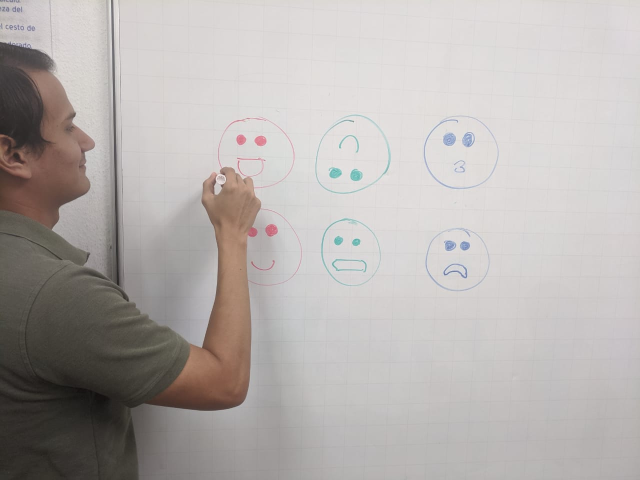
#> input picture emoji_draw.jpeg, 1280 x 960 px (shown at 1/2 size)
$ python emoji_segmentation.py --image emoji_draw.jpeg   (older library calls are emulated)
#> lines starting #> are read from the running program, lines starting #| are printed output that depends on the picture; after the words box and inside, x2 and y2 are one past the last pixel; in counts of white or black regions, pixels touching at a corner belong together
import os
import numpy as np
from cv2 import cv2
from skin_detector.cv_helpers import plt_show_img, start_cv_video

RGB_RED = (255, 0, 0)
RGB_BLUE = (0, 255, 0)
RGB_GREEN = (0, 0, 255)

def emoji_segmentation(img):
    """Finds circles in an image.

    Parameters:
        img -- The input image

    Returns:
        List[(int, int, int)] -- List of center and radius of found circles (x,y,r)
        binary image -- mask with areas of found circles
        image -- Original image with found circles drawn on it
    """
    original = img.copy()
    kernel = np.ones((3,3),np.uint8)

    img = apply_sobel(img)
    img = grayscale_binarization(img, threshold=10, bin_val=255)
    img = cv2.morphologyEx(img, cv2.MORPH_CLOSE, kernel, 2)

    circles = obtain_circle_positions(img)
    drawn_circles, mask = draw_circles(circles, original, 'squares', 1.2)

    return circles, mask, drawn_circles

def get_circle_regions(img, circles, shift=1):
    """Crops areas according to the positions of the given circles.

    Parameters:
        img -- The input image
        circles -- List[(int, int, int)]: The list of positions and radius of circles
        shift -- int: the radius multiplier (default=1)

    Return:
        List[(image, (int,int,int))] -- A list of cropped images with its coordinates (x,y,r)
    """
    crops = []
    if circles is None or len(circles) == 0: return []
    for circle in circles:
        x, y, r = circle
        r = int(r * shift)
        top = y-r if y-r >= 0 else 0
        bottom = y+r if y+r < img.shape[0] else img.shape[0]-1
        left = x-r if x-r >= 0 else 0
        right = x+r if x+r < img.shape[1] else img.shape[1]-1
        crop = img[top:bottom,left:right].copy()
        crops.append((crop, circle))

    return crops

def export_circle_regions(regions, j):
    try:
        os.mkdir('roi/')
    except Exception as e:
        print(e)

    n = len(os.listdir('roi/'))
    for i, crop in enumerate(regions):
        try:
            img, _ = crop
            bgr = cv2.cvtColor(img, cv2.COLOR_RGB2BGR)
            cv2.imwrite(os.path.join('roi', f'{i + n}_{j}.jpg'), bgr)
        except Exception as e:
            print(e)


def obtain_circle_positions(img):
    try:
        circles = cv2.HoughCircles(img, cv2.HOUGH_GRADIENT, 1.8, minDist=90, maxRadius=190, minRadius=30)#minDist=200, param1=30, param2=45, minRadius=0, maxRadius=0)
    except Exception as e:
        print(e)

    print("Finding circles...")
    if circles is not None:
        # convert the (x, y) coordinates and radius of the circles to integers
        circles = np.round(circles[0, :]).astype("int")
    return circles

def draw_circles(circles, original, type='circles', shift=1):
    mask = np.zeros((original.shape[0], original.shape[1], 3), 'uint8')
    if circles is not None:
        for (x, y, r) in circles:
            r = int(r * shift)
            cv2.circle(mask, (x, y), r, (1,1,1), -1)
            if type == 'squares':
                cv2.rectangle(original, (x - r, y - r), (x + r, y + r), RGB_BLUE, 3)
            else:
                cv2.circle(original, (x, y), r, RGB_GREEN, 4)
            cv2.rectangle(original, (x - 5, y - 5), (x + 5, y + 5), RGB_GREEN, -1)

    return original, mask

def grayscale_binarization(img, threshold=127, bin_val=255):
    _ , img = cv2.threshold(img, threshold, bin_val, cv2.THRESH_BINARY)
    return img

def apply_sobel(img, *params):
    ddepth = cv2.CV_16S
    scale = 1
    delta = 0
    kernel_size = 3

    img = cv2.GaussianBlur(img, (5, 5), cv2.BORDER_DEFAULT)
    img = cv2.cvtColor(img, cv2.COLOR_RGB2GRAY)

    grad_x = cv2.Sobel(img, ddepth, 1, 0, ksize=kernel_size, scale=scale, delta=delta, borderType=cv2.BORDER_DEFAULT)
    grad_y = cv2.Sobel(img, ddepth, 0, 1, ksize=kernel_size, scale=scale, delta=delta, borderType=cv2.BORDER_DEFAULT)
    abs_grad_x = cv2.convertScaleAbs(grad_x)
    abs_grad_y = cv2.convertScaleAbs(grad_y)

    new_image = cv2.addWeighted(abs_grad_x, 0.5, abs_grad_y, 0.5, 0)
    #new_image = cv2.Sobel(img, cv2.CV_16S, 1, 0, ksize=3)

    return new_image

if __name__ == '__main__':
    import argparse

    parser = argparse.ArgumentParser(description='Emoji segmentation')
    parser.add_argument('-i', '--image', type=str, action='store', dest='src_img', required=True, help='The input image')
    parser.add_argument('-s', '--save', action='store_true', dest='store', help='Store output?')
    args = parser.parse_args()

    try:
        img = cv2.imread(args.src_img, cv2.IMREAD_COLOR)
#> img is the input picture: shape (960, 1280, 3); mean B, G, R 173.9, 176.2, 181.2
        img = cv2.cvtColor(img, cv2.COLOR_BGR2RGB)
        circles, mask, drawn = emoji_segmentation(img)
#> in apply_sobel, `grad_y = cv2.Sobel(img, ddepth, 0, 1, ksize=kernel_size, scale=scale, ..`:
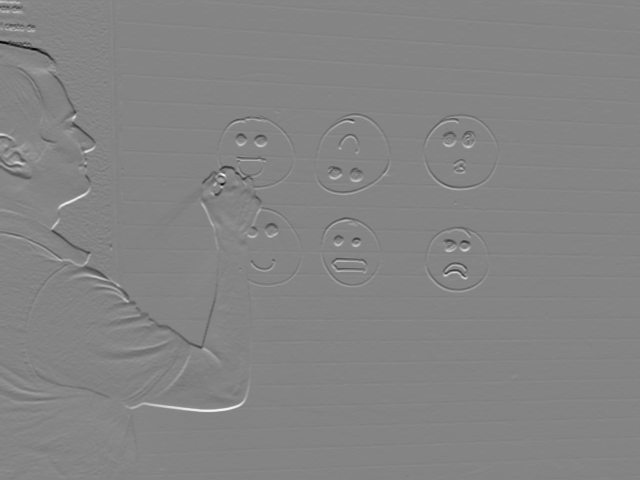
#> grad_y: shape (960, 1280) int16 (shown at 1/2 size); min -197, max 181, mean -0.6; drawn with min black and max white
#> in grayscale_binarization, `_ , img = cv2.threshold(img, threshold, bin_val, cv2.THRESH_BINARY)`:
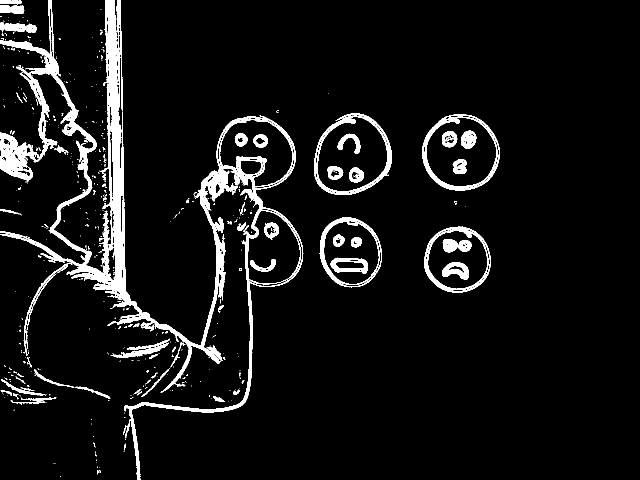
#> img: shape (960, 1280) (shown at 1/2 size); 6.8% white; 527 white regions (445 under 20 px), largest, box (x1, y1, x2, y2) and area: (0, 0, 607, 960) 49718, (628, 227, 784, 390) 3459, (845, 228, 1000, 381) 3214
#> in emoji_segmentation, `img = cv2.morphologyEx(img, cv2.MORPH_CLOSE, kernel, 2)`:
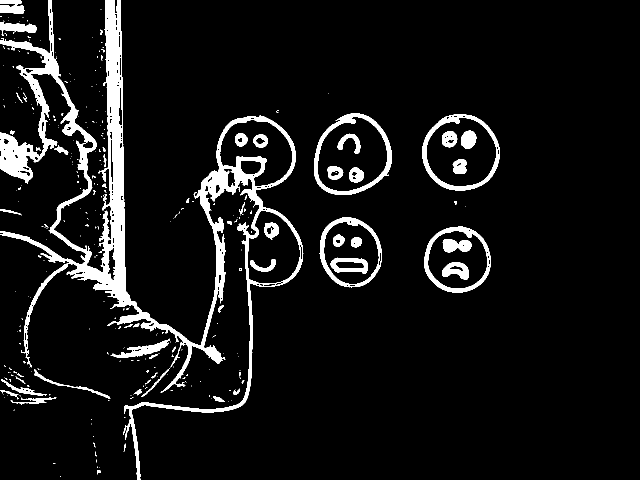
#> img: shape (960, 1280) (shown at 1/2 size); 7.6% white; 307 white regions (246 under 20 px), largest, box (x1, y1, x2, y2) and area: (0, 0, 607, 960) 60449, (628, 227, 784, 390) 4072, (845, 228, 1000, 381) 3741
#> in obtain_circle_positions, `circles = cv2.HoughCircles(img, cv2.HOUGH_GRADIENT, 1.8, minDist=90, m..`: circles = [[202.5, 661.5, 151.3], [920.7, 299.7, 72.66], [704.7, 299.7, 73.92], [695.7, 490.5, 56.82], [918.9, 519.3, 63.84], [535.5, 504.9, 64.2], [137.7, 348.3, 87.96], [519.3, 310.5, 64.02]]
#> in obtain_circle_positions, `circles = np.round(circles[0, :]).astype("int")`: circles = [[202, 662, 151], [921, 300, 73], [705, 300, 74], [696, 490, 57], [919, 519, 64], [536, 505, 64], [138, 348, 88], [519, 310, 64]]
#> the loop in draw_circles, `for (x, y, r) in circles:` made 8 passes
#> (x, y, r) on passes 1 to 8: (202, 662, 181), (921, 300, 87), (705, 300, 88), (696, 490, 68), (919, 519, 76), (536, 505, 76), (138, 348, 105), (519, 310, 76)
#> after the loop in draw_circles, `for (x, y, r) in circles:`:
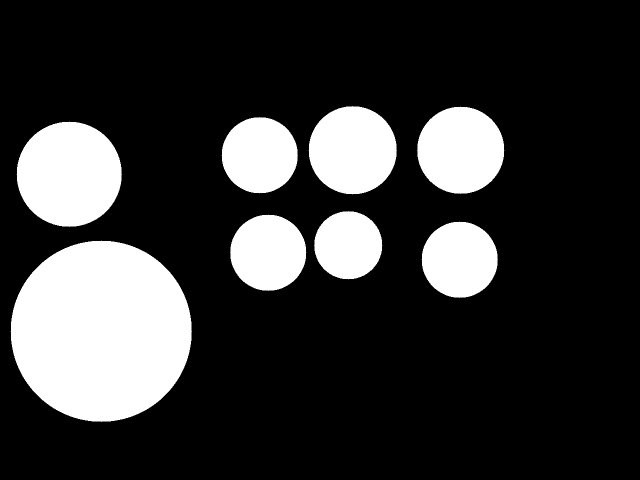
#> mask: shape (960, 1280, 3) (shown at 1/2 size); values 0 (black) and 1 (white), 20.7% white; 8 white regions, largest, box (x1, y1, x2, y2) and area: (21, 481, 384, 844) 102873, (33, 243, 244, 454) 34621, (617, 212, 794, 389) 24313
#> after the loop in draw_circles, `for (x, y, r) in circles:`:
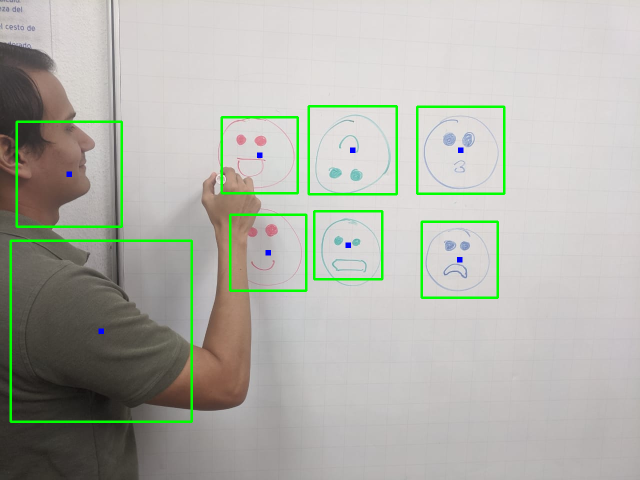
#> original: shape (960, 1280, 3) (shown at 1/2 size); mean R, G, B 176.7, 178.1, 169.8
        cropped_imgs = get_circle_regions(img, circles, 1.2)
#> the loop in get_circle_regions, `for circle in circles:` made 8 passes
#> (circle, x, y, r, top, bottom, left, right) on passes 1 to 8: ([202, 662, 151], 202, 662, 181, 481, 843, 21, 383), ([921, 300, 73], 921, 300, 87, 213, 387, 834, 1008), ([705, 300, 74], 705, 300, 88, 212, 388, 617, 793), ([696, 490, 57], 696, 490, 68, 422, 558, 628, 764), ([919, 519, 64], 919, 519, 76, 443, 595, 843, 995), ([536, 505, 64], 536, 505, 76, 429, 581, 460, 612), ([138, 348, 88], 138, 348, 105, 243, 453, 33, 243), ([519, 310, 64], 519, 310, 76, 234, 386, 443, 595)
#> pass 1, in get_circle_regions, `crop = img[top:bottom,left:right].copy()`:
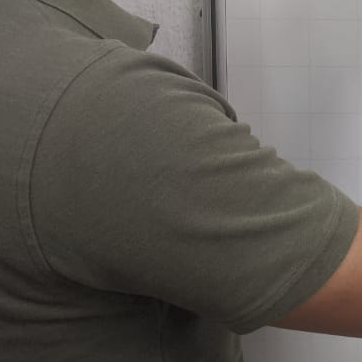
#> crop: shape (362, 362, 3); mean R, G, B 91.2, 87, 81.5
#> pass 3, in get_circle_regions, `crop = img[top:bottom,left:right].copy()`:
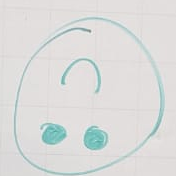
#> crop: shape (176, 176, 3); mean R, G, B 219.2, 219.8, 218.7
#> after the loop in get_circle_regions, `for circle in circles:`: crops = 8 items
#> cropped_imgs = 8 items
        _, n = args.src_img.split('/')
        n, _ = n.split('.')
        if args.store:
            export_circle_regions(cropped_imgs, n)

        plt_show_img(drawn)

    except Exception as error:
        print(error)
